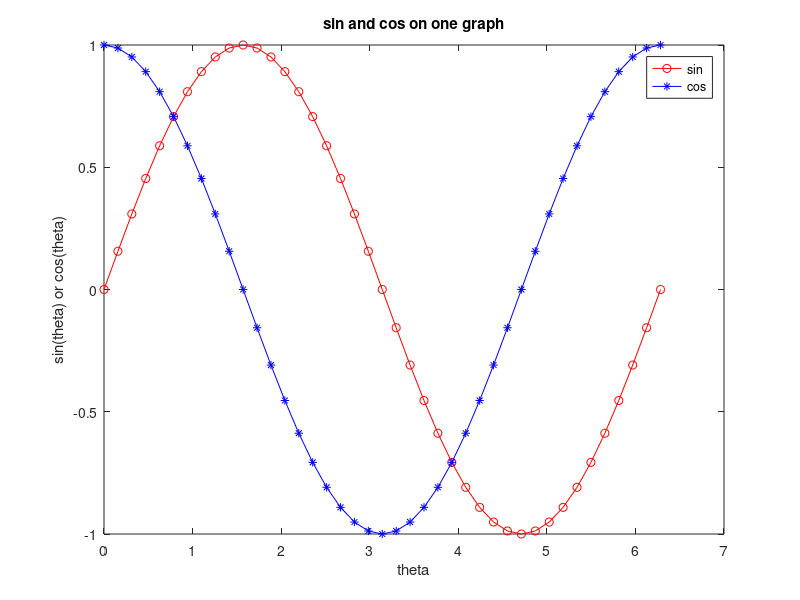

MATLAB code to generate this figure:
clc
theta = 0: 2*pi/40 : 2*pi;
y = sin(theta);
plot(theta,y,"-ro")
hold on
y = cos(theta);
plot(theta,y,"-b*")
legend("sin","cos")
xlabel("theta")
ylabel("sin(theta) or cos(theta)")
title("sin and cos on one graph")